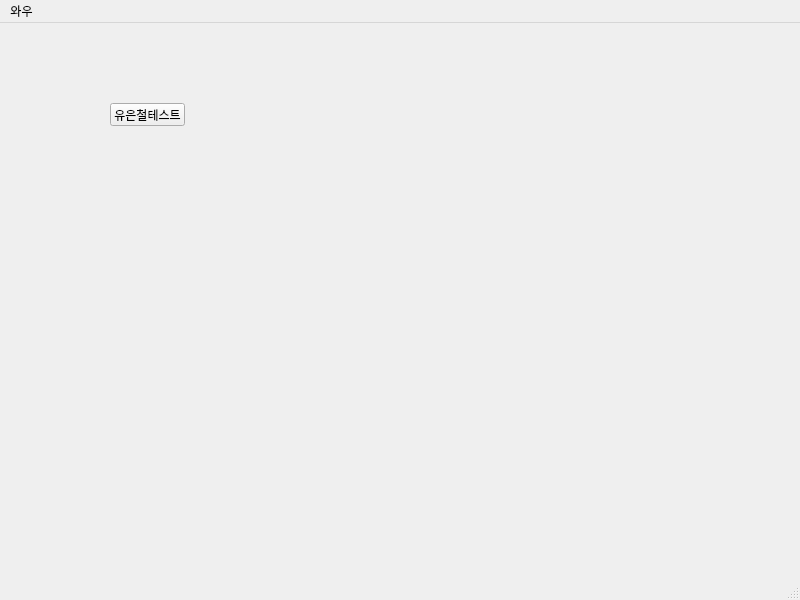
<?xml version="1.0" encoding="UTF-8"?>
<ui version="4.0">
 <class>MainWindow</class>
 <widget class="QMainWindow" name="MainWindow">
  <property name="geometry">
   <rect>
    <x>0</x>
    <y>0</y>
    <width>800</width>
    <height>600</height>
   </rect>
  </property>
  <property name="windowTitle">
   <string>MainWindow</string>
  </property>
  <widget class="QWidget" name="centralwidget">
   <widget class="QPushButton" name="pushButton">
    <property name="geometry">
     <rect>
      <x>110</x>
      <y>80</y>
      <width>75</width>
      <height>23</height>
     </rect>
    </property>
    <property name="text">
     <string>유은철테스트</string>
    </property>
   </widget>
  </widget>
  <widget class="QMenuBar" name="menubar">
   <property name="geometry">
    <rect>
     <x>0</x>
     <y>0</y>
     <width>800</width>
     <height>21</height>
    </rect>
   </property>
   <widget class="QMenu" name="menu">
    <property name="title">
     <string>와우</string>
    </property>
   </widget>
   <addaction name="menu"/>
  </widget>
  <widget class="QStatusBar" name="statusbar"/>
 </widget>
 <resources/>
 <connections/>
</ui>
